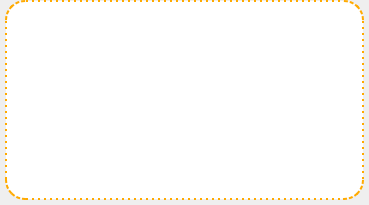
<?xml version="1.0" encoding="UTF-8"?>
<ui version="4.0">
 <class>Form</class>
 <widget class="QWidget" name="Form">
  <property name="geometry">
   <rect>
    <x>0</x>
    <y>0</y>
    <width>369</width>
    <height>205</height>
   </rect>
  </property>
  <property name="minimumSize">
   <size>
    <width>0</width>
    <height>0</height>
   </size>
  </property>
  <property name="font">
   <font/>
  </property>
  <property name="windowTitle">
   <string>Form</string>
  </property>
  <property name="styleSheet">
   <string notr="true"/>
  </property>
  <widget class="QLabel" name="label_1">
   <property name="geometry">
    <rect>
     <x>5</x>
     <y>10</y>
     <width>180</width>
     <height>180</height>
    </rect>
   </property>
   <property name="styleSheet">
    <string notr="true">border-radius:20px;</string>
   </property>
   <property name="text">
    <string/>
   </property>
  </widget>
  <widget class="TextLabel" name="label_3">
   <property name="geometry">
    <rect>
     <x>15</x>
     <y>0</y>
     <width>291</width>
     <height>31</height>
    </rect>
   </property>
   <property name="font">
    <font>
     <pointsize>20</pointsize>
     <italic>false</italic>
     <bold>false</bold>
    </font>
   </property>
   <property name="styleSheet">
    <string notr="true"/>
   </property>
   <property name="text">
    <string/>
   </property>
  </widget>
  <widget class="TextLabel" name="label_2">
   <property name="geometry">
    <rect>
     <x>115</x>
     <y>170</y>
     <width>231</width>
     <height>30</height>
    </rect>
   </property>
   <property name="font">
    <font>
     <pointsize>14</pointsize>
     <italic>false</italic>
    </font>
   </property>
   <property name="styleSheet">
    <string notr="true"/>
   </property>
   <property name="text">
    <string/>
   </property>
  </widget>
  <widget class="QLabel" name="label_4">
   <property name="geometry">
    <rect>
     <x>184</x>
     <y>10</y>
     <width>180</width>
     <height>180</height>
    </rect>
   </property>
   <property name="styleSheet">
    <string notr="true">border-radius:20px;</string>
   </property>
   <property name="text">
    <string/>
   </property>
  </widget>
  <widget class="QLabel" name="label_5">
   <property name="geometry">
    <rect>
     <x>5</x>
     <y>0</y>
     <width>359</width>
     <height>200</height>
    </rect>
   </property>
   <property name="styleSheet">
    <string notr="true">border-radius:20px;
border:2px dotted rgb(255, 170, 0);
background-color: rgb(255, 255, 255);</string>
   </property>
   <property name="text">
    <string/>
   </property>
  </widget>
  <zorder>label_5</zorder>
  <zorder>label_1</zorder>
  <zorder>label_4</zorder>
  <zorder>label_2</zorder>
  <zorder>label_3</zorder>
 </widget>
 <customwidgets>
  <customwidget>
   <class>TextLabel</class>
   <extends>QLabel</extends>
   <header>Welcome</header>
  </customwidget>
 </customwidgets>
 <resources/>
 <connections/>
</ui>
